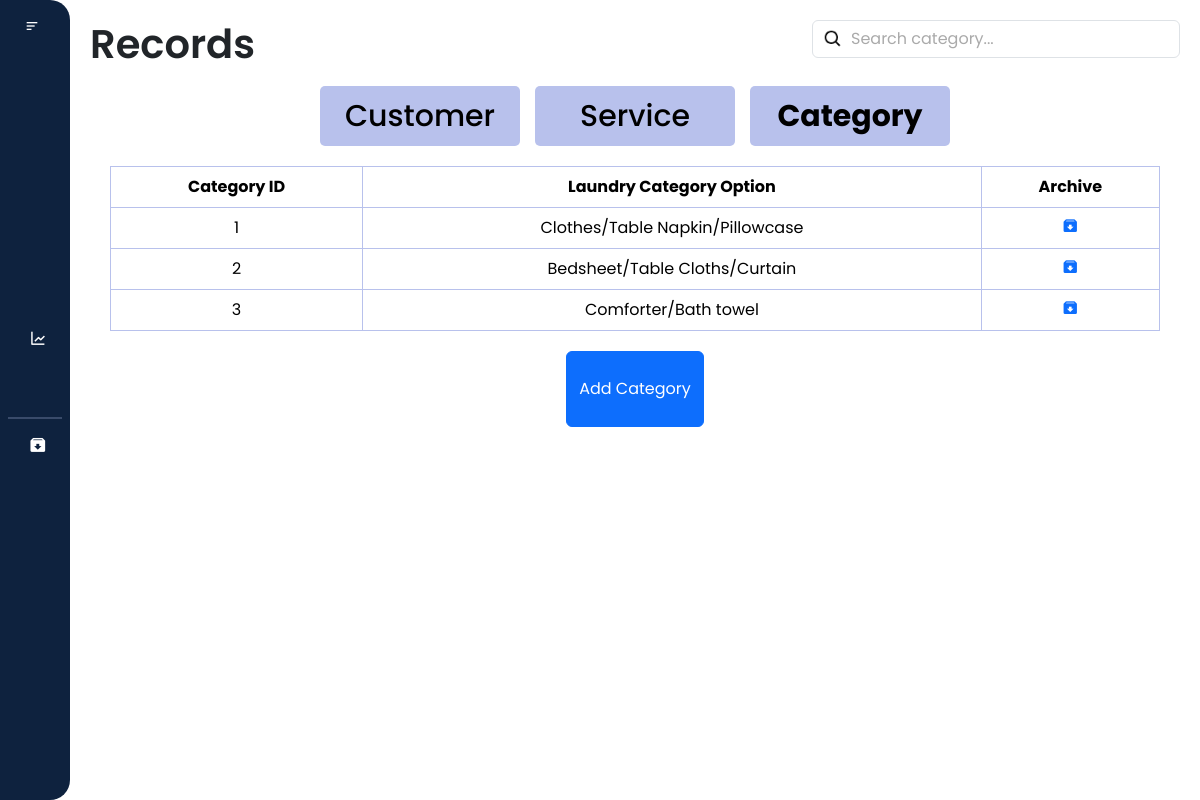
/laundry_system/records/category.php (signed in), run on the app's committed database.
### tables this page shows
CREATE TABLE `category` (
  `category_id` int(255) NOT NULL,
  `laundry_category_option` varchar(255) NOT NULL
);

### laundry_system/records/category.php (the view, shortened to what this page needs)
<?php
require_once('category_db.php');
$user_role = $_SESSION['user_role'];
?>
<!DOCTYPE html>
<html lang="en">
<head>
    <link href="https://cdn.jsdelivr.net/npm/bootstrap@5.3.3/dist/css/bootstrap.min.css" rel="stylesheet"
>
    <link href="https://cdn.lineicons.com/4.0/lineicons.css" rel="stylesheet" />
    <link href='https://unpkg.com/boxicons@2.1.4/css/boxicons.min.css' rel='stylesheet'>
    <link rel="stylesheet" href="category.css">
</head>
<body>
    <div class="wrapper">
    <aside id="sidebar">
            <div class="d-flex">
                <button id="toggle-btn" type="button">
                    <i class="bx bx-menu-alt-left"></i>
                </button>
            </div>
            <ul class="sidebar-nav">
                <li class="sidebar-item">
                    <a href="/laundry_system/dashboard/dashboard.php" class="sidebar-link">
                    </a>
                </li>
                <li class="sidebar-item">
                    <a href="/laundry_system/profile/profile.php" class="sidebar-link">
                    </a>
                </li>
                <?php if ($user_role === 'admin') : ?>
                    <li class="sidebar-item">
                        <a href="/laundry_system/users/users.php" class="sidebar-link">
                        </a>
                    </li>
                    <li class="sidebar-item">
                        <a href="/laundry_system/records/records.php" class="sidebar-link has-dropdown collapsed" data-bs-toggle="collapse"
                            data-bs-target="#records" aria-expanded="false" aria-controls="records">
                        </a>
                    </li>
                <?php endif; ?>
                <li class="sidebar-item">
                    <a href="/laundry_system/transaction/transaction.php" class="sidebar-link">
                    </a>
                </li>
                <li class="sidebar-item">
                    <a href="/laundry_system/sales_report/report.php" class="sidebar-link">
                        <i class='bx bx-line-chart'></i>
                    </a>
                </li>
                    <?php if ($user_role === 'admin') : ?>
                    <li class="sidebar-item">
                        <a href="/laundry_system/settings/settings.php" class="sidebar-link">
                        </a>
                    </li>
                    <hr style="border: 1px solid #b8c1ec; margin: 8px">
                    <li class="sidebar-item">
                        <a href="/laundry_system/archived/archive_users.php" class="sidebar-link">
                            <i class='bx bxs-archive-in'></i>
                        </a>
                    </li>
                <?php endif; ?>
            </ul>
            <div class="sidebar-footer">
                <a href="#" id="btn_logout" class="sidebar-link">
                </a>
            </div>
        </aside>
        <div class="main-content">
            <nav>
                <div class="d-flex justify-content-between" id="navbar">
                    <h1>Records</h1>
                    <div class="search_bar" m-1>
                        <input class="form-control" type="text" id="filter_category" placeholder="Search category...">
                    </div>
                </div>
            </nav>
            <div class="buttons">
                <div class="customer_button">
                    <a href="customer.php" class="button" id="customerBtn">
                        Customer
                    </a>
                </div>
                <div class="service_button">
                    <a href="service.php" class="button" id="serviceBtn">Service</a>
                </div>
                <div class="category_button">
                    <a href="category.php" class="button" id="categoryBtn"><b>Category</b></a>
                </div>
            </div>
            <div class="table-responsive">
                <table class="table table-bordered text-center">
                    <thead>
                        <tr class="bg-dark text-white">
                            <th>Category ID</th>
                            <th>Laundry Category Option</th>
                            <th>Archive</th>
                        </tr>
                    </thead>
                    <tbody id = "category_table">
                        <?php
                        $query = "SELECT * FROM category";
                        $result = mysqli_query($con, $query);
                        if ($result && $result->num_rows > 0) {
                            while($row = mysqli_fetch_assoc($result)) {
                        ?>
                            <tr>
                                <td><?php echo $row["category_id"]; ?></td>
                                <td><?php echo $row["laundry_category_option"]; ?></td>
                                <td>
                                    <a href="javascript:void(0);" class="archive-btn"
                                       data-id="<?php echo $row['category_id']; ?>"
                                       data-option="<?php echo $row['laundry_category_option']; ?>">
                                      <i class='bx bxs-archive-in'></i>
                                    </a>
                                </td>
                            </tr>
                        <?php
                            }
                        } else {
                        ?>
                    <tr>
                        <td colspan="3">No laundry category option found.</td>
                    </tr>
                    <?php
                    }
                    ?>
                    </tbody>
                </table>
            </div>
            <div class="add_button d-flex justify-content-center">
                <button type="button" class="btn btn-primary" id="addCategoryButton" data-bs-toggle="modal" data-bs-target="#addModal">Add Category</button>
            </div>
        </div>
    </div>
</body>
</html>

### laundry_system/records/category.css (style rules this page uses)
* { margin: 0; padding: 0; font-family: "Poppins", "Segoe UI"; box-sizing: border-box; }
html { scroll-behavior: smooth; }
a { text-decoration: none; }
li { list-style: none; }
h1 { font-weight: 600; font-size: 1.5 rem; }
.wrapper { display: flex; width: 100%; height: 100vh; }
#sidebar { display: flex; height: 100%; width: 70px; overflow: auto; min-width: 70px; z-index: 1000; transition: all 0.25s ease-in-out; flex-direction: column; background-color: #0e223e; border-radius: 0 20px 20px 0; }
#toggle-btn { background-color: transparent; cursor: pointer; border: 0; padding: 1rem 1.5rem; }
#toggle-btn i { font-size: 1.5 rem; color: #fff; }
.sidebar-nav { padding: 2rem 0; flex: 1 1 auto; }
a.sidebar-link { padding: 0.625rem 1.625rem; color: #fff; display: block; font-size: 0.9rem; white-space: nowrap; border-left: 3px solid transparent; text-decoration: none; }
.sidebar-link i { font-size: 1.1rem; margin-right: 0.75rem; }
.sidebar-item { position: relative; }
.main-content { flex: 1; overflow-y: auto; padding: 20px; transition: margin-left 0.5s ease; }
.buttons { display: flex; flex-direction: row; gap: 15px; flex-wrap: wrap; justify-content: center; margin-top: 10px; }
.button { display: flex; flex-direction: column; align-items: center; justify-content: center; height: 60px; width: 200px; padding: 10px 20px; background-color: #b8c1ec; color: #000; text-align: center; text-decoration: none; border-radius: 5px; font-size: 30px; font-weight: 500; margin: 0; gap: 10px; }
.add_button { height: 10%; font-size: 20%; font-weight: 500; }
.table-responsive { padding: 20px; }
.table { width: 100%; border-collapse: collapse; border: #b8c1ec; margin: 0; }
th, td { border: 1px solid #b8c1ec; padding: 8px; text-align: center; }
.form-control { width: 100%; }
.search_bar { position: relative; }
.search_bar .form-control { padding-left: 38px; }
.search_bar .form-control::placeholder { color: #aaa; }
.search_bar .form-control { background-image: url('/laundry_system/icons/search.png'); background-repeat: no-repeat; background-position: 10px center; background-size: 20px 20px; }

### data on the page
category: category_id "1", laundry_category_option "Clothes/Table Napkin/Pillowcase"
category: category_id "2", laundry_category_option "Bedsheet/Table Cloths/Curtain"
category: category_id "3", laundry_category_option "Comforter/Bath towel"
